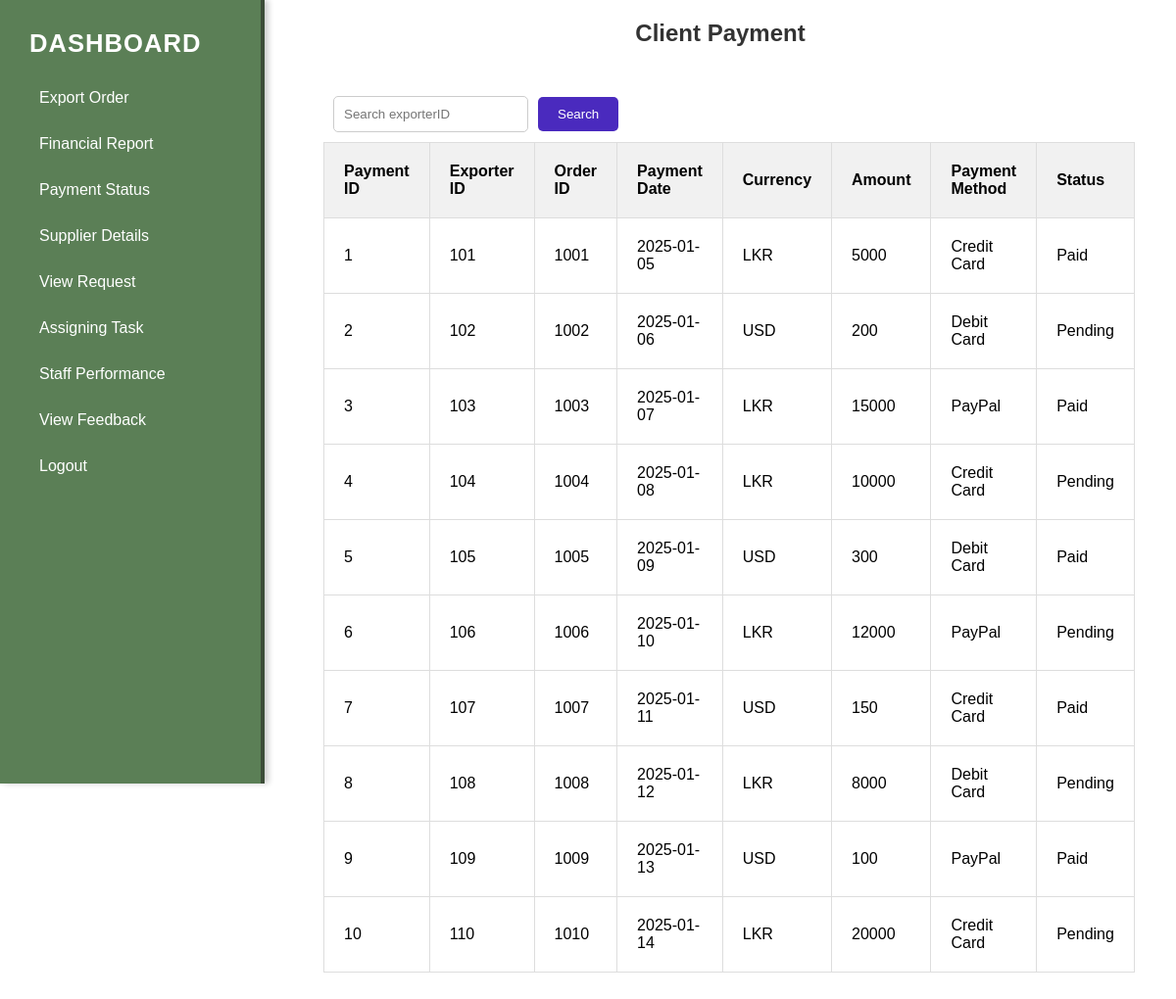
Page /ownerclipayment.php on the committed database.
### tables this page shows
CREATE TABLE `cpayment` (
  `pid` int(10) NOT NULL,
  `cid` int(10) NOT NULL,
  `oid` int(10) NOT NULL,
  `pdate` date NOT NULL,
  `currency` varchar(10) NOT NULL,
  `amount` int(30) NOT NULL,
  `pmethod` varchar(30) NOT NULL,
  `status` varchar(20) NOT NULL
);

### ownerclipayment.php (the view, shortened to what this page needs)
<!DOCTYPE html>
<html>
<head>
    <link rel="stylesheet" href="ownerclipayment.css">
</head>
<body>
     <aside class="sidebar">
        <div class="logo">Dashboard</div>
        <ul class="menu">
        <li><a href="ownerexportorder.php">Export Order</a></li>
            <li><a href="owfinancial.html">Financial Report</a></li>
            <li><a href="ownerpayment.html">Payment Status</a></li>
            <li><a href="ownersdetail.php">Supplier Details</a></li>
            <li><a href="owmarequest.php">View Request</a></li>
            <li><a href="ownerassigntask.php">Assigning Task</a></li>
            <li><a href="ownerviewfeedback.php">Staff Performance</a></li>
            <li><a href="ownerviewfeedback.php">View Feedback</a></li>
            <li><a href="StDashboard.html">Logout</a></li>
        </ul>
    </aside>
     <main>
     <h1 class="head">Client Payment</h1>
<form name="order" method="get" onsubmit="return validateForm(event)">
    <div>
        <input class="" type="text" name="search" placeholder="Search exporterID">
        <input type="submit" value="Search">
    </div>
<table>
    <thead>
        <tr>
            <th>Payment ID</th>
            <th>Exporter ID</th>
            <th>Order ID</th>
            <th>Payment Date</th>
            <th>Currency</th>
            <th>Amount</th>
            <th>Payment Method</th>
            <th>Status</th>
        </tr>
    </thead>
    <tbody>
    <?php
   include('conf.php');
$sql = "SELECT * FROM cpayment";
$result = $conn->query($sql);
if ($result->num_rows > 0) {
while ($row = $result->fetch_assoc()) {
    echo "<tr>";
    echo "<td>" . ($row["pid"]) . "</td>";
    echo "<td>" . ($row["cid"]) . "</td>";
    echo "<td>" . ($row["oid"]) . "</td>";
    echo "<td>" . ($row["pdate"]) . "</td>";
    echo "<td>" . ($row["currency"]) . "</td>";
    echo "<td>" . ($row["amount"]) . "</td>";
    echo "<td>" . ($row["pmethod"]) . "</td>";
    echo "<td>" . ($row["status"]) . "</td>";
    echo "</tr>";
}
} else {
echo "<tr><td colspan='7'>No supplierID found.</td></tr>";
}
?>
    </tbody>
</table>
</form>
     </main>
</body>
</html>

### ownerclipayment.css (style rules this page uses)
form { padding: 20px; margin: 20px; }
h1.head { text-align: center; font-size: 1.5em; font-family: Arial, Helvetica, sans-serif; color: #333; }
table { width: 100%; border-collapse: collapse; }
table thead { background-color: #f1f1f1; }
table th, table td { padding: 20px; text-align: left; border: 1px solid #ddd; }
div { display: flex; align-items: center; margin: 10px; }
input[type="text"] { padding: 10px; border: 1px solid #ccc; border-radius: 5px; margin-right: 10px; }
input[type="submit"] { padding: 10px 20px; background-color: #4a2abe; color: white; border: none; border-radius: 5px; cursor: pointer; transition: background-color 0.3s; }
* { margin: 0; padding: 0; box-sizing: border-box; font-family: 'Arial', sans-serif; }
.sidebar { position: fixed; left: 0; top: 0; width: 270px; height: 100vh; background-color: #5b7f56; color: white; overflow-y: auto; padding: 20px; box-shadow: 4px 0 6px rgba(0, 0, 0, 0.2); border-right: 4px solid #3c4d38; transition: all 0.3s ease; }
.sidebar .logo { font-size: 1.6rem; margin-bottom: 20px; font-weight: bold; text-transform: uppercase; color: #fff; letter-spacing: 1px; }
.sidebar ul { list-style: none; }
.sidebar ul li a { color: white; text-decoration: none; display: block; padding: 12px 20px; border-radius: 5px; transition: background-color 0.3s, padding 0.3s; margin: 5px 0; }
main { margin-left: 270px; padding: 20px; }

### rows in the picture
cpayment: pid "1", cid "101", oid "1001", pdate "2025-01-05", currency "LKR", amount "5000", pmethod "Credit Card", status "Paid"
cpayment: pid "2", cid "102", oid "1002", pdate "2025-01-06", currency "USD", amount "200", pmethod "Debit Card", status "Pending"
cpayment: pid "3", cid "103", oid "1003", pdate "2025-01-07", currency "LKR", amount "15000", pmethod "PayPal", status "Paid"
cpayment: pid "4", cid "104", oid "1004", pdate "2025-01-08", currency "LKR", amount "10000", pmethod "Credit Card", status "Pending"
cpayment: pid "5", cid "105", oid "1005", pdate "2025-01-09", currency "USD", amount "300", pmethod "Debit Card", status "Paid"
cpayment: pid "6", cid "106", oid "1006", pdate "2025-01-10", currency "LKR", amount "12000", pmethod "PayPal", status "Pending"
cpayment: pid "7", cid "107", oid "1007", pdate "2025-01-11", currency "USD", amount "150", pmethod "Credit Card", status "Paid"
cpayment: pid "8", cid "108", oid "1008", pdate "2025-01-12", currency "LKR", amount "8000", pmethod "Debit Card", status "Pending"
cpayment: pid "9", cid "109", oid "1009", pdate "2025-01-13", currency "USD", amount "100", pmethod "PayPal", status "Paid"
cpayment: pid "10", cid "110", oid "1010", pdate "2025-01-14", currency "LKR", amount "20000", pmethod "Credit Card", status "Pending"
